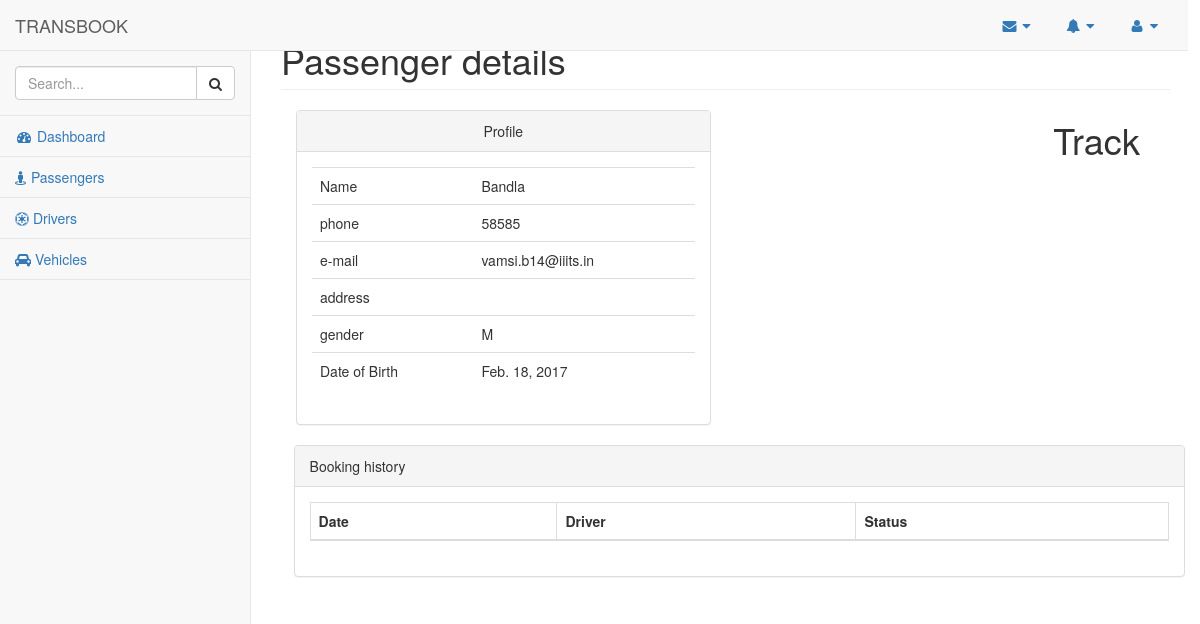
Page /Transport/passenger_details/1/ on the earlier database version.
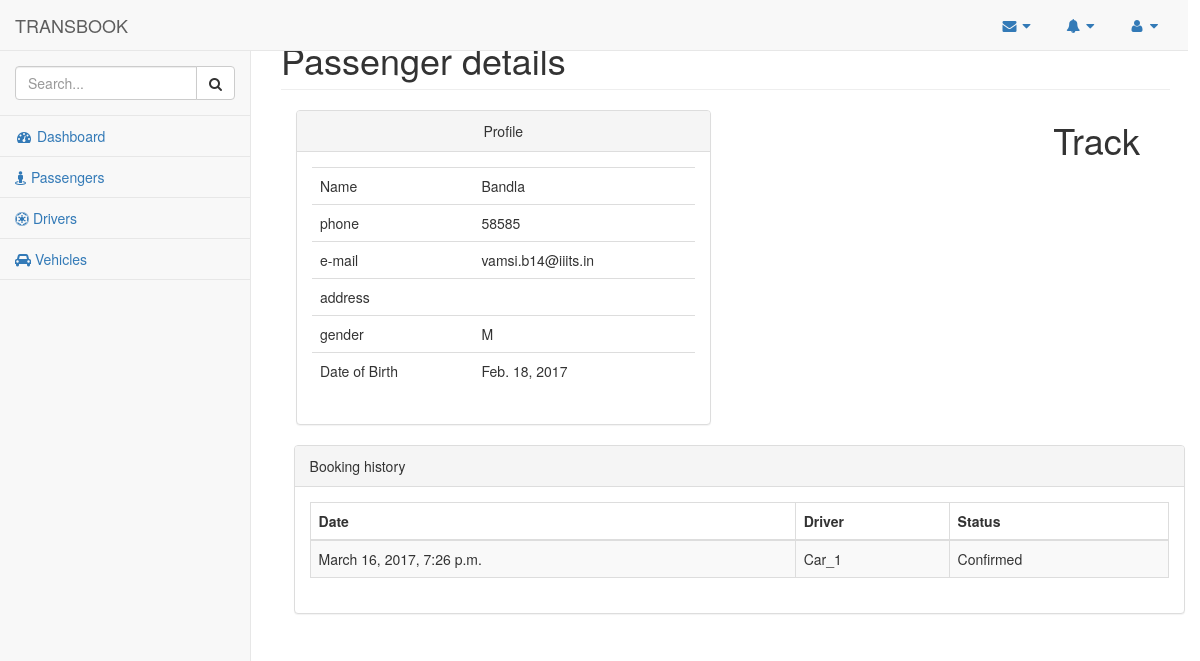
Same page on the later database version.
### Transport/models.py (models this page shows, shortened)
class Booking(models.Model):#Stores all the information about bookings
    Booking_startpoint  = models.CharField(max_length = 50,default=None)#starting point of booking
    Booking_destination = models.CharField(max_length = 50,default=None)#ending point of booking
    Booking_date        = models.DateTimeField(auto_now_add=True)
    Booking_passenger   = models.ForeignKey(Passenger, default=0,on_delete=models.CASCADE)#passanger
    Booking_vehicle     = models.ForeignKey(Vehicle,default=None,on_delete=models.CASCADE,blank=True)#vehicle booked
    Booking_status      = models.CharField(max_length=50,default='Pending')

class Vehicle(models.Model):#Stores information about vehicles
    Vehicle_name      = models.CharField(max_length=200,default=None)
    Vehicle_latitude  = models.FloatField(default=None)#latitude of vehicle
    Vehicle_longitude = models.FloatField(default=None)#longitude of vehicle
    Vehicle_rc        = models.CharField(max_length=200,default=None)#rc of the vehicle
    Vehicle_active    = models.BooleanField(default=None)#status of vehicle

### Transport/views.py (the view)
# urls.py: url(r'^passenger_details/(?P<name_id>[1-6])/$',views.passenger_details,name="passenger_details"),
def passenger_details(request,name_id):                         #Details of passenger with id name_id
        passenger = Passenger.objects.get(id=name_id)
        try:
            bookings  = Booking.objects.filter(Booking_passenger=passenger)
            print 'got it....'
        except:
            bookings  = None
            print '----->'+str(name_id)+'<-------'
        context   = {
            "passenger":passenger,
            "bookings" :bookings
        }
        return render(request,"Transport/passenger.html",context)

### Transport/templates/Transport/passenger.html (shortened to what the changed rows need)
{%extends 'Transport/base.html'%}
    {%load staticfiles%}
   {% block mapid %}
            <div class="container-fluid">
                    <h1 class="page-header">Passenger details<div style="float: right;position: absolute;right: 5%;top:15%">Track</div></h1>
                <div class="row">
                <div class="row" style="padding-left: 3%">
                    <div class="col-lg-12">
                        <div class="panel panel-default">
                            <div class="panel-body">
                                <table width="100%" class="table table-striped table-bordered table-hover" id="dataTables-example">
                                    <thead>
                                        <tr>
                                            <th>Date</th>
                                            <th>Driver</th>
                                            <th>Status</th>
                                        </tr>
                                    </thead>
                                    <tbody>
                                        {%for booking in bookings%}
                                        <tr class="odd gradeX">
                                            <td>{{booking.Booking_date}}</a></td>
                                            {% if booking.Booking_vehicle != None %}
                                                <td>{{booking.Booking_vehicle.Vehicle_name}}</td>
                                            {% else %}
                                                <td>{{booking.Booking_vehicle}}</td>
                                            {% endif %}
                                            <td>{{booking.Booking_status}}
                                        </tr>
                                        {%endfor%}
                                    </tbody>
                                </table>
                            </div>
                        </div>
                    </div>
                </div>
            </div>
    {% endblock %}

Differences in the rows shown:
added Booking: Booking_date "March 16, 2017, 7:26 p.m.", Booking_vehicle.Vehicle_name "Car_1", Booking_status "Confirmed"
